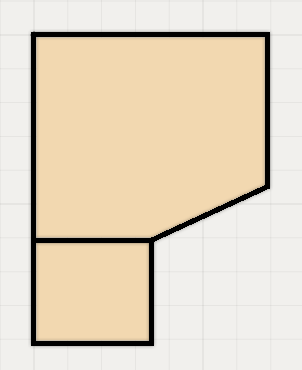
#> input picture 3Dimension/images/bp1.png, 302 x 370 px
$ python opencv.py
#> lines starting #> are read from the running program, lines starting #| are printed output that depends on the picture; after the words box and inside, x2 and y2 are one past the last pixel; in counts of white or black regions, pixels touching at a corner belong together
import cv2
import numpy as np

# Load the blueprint image in grayscale
# or cv2.IMREAD_GRAYSCALE
img = cv2.imread('images/bp1.png', cv2.IMREAD_GRAYSCALE)
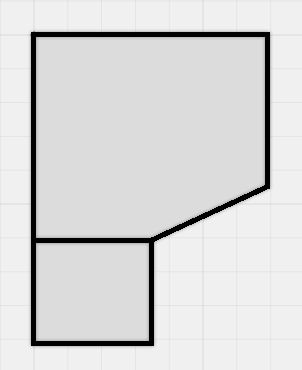
#> img: shape (370, 302); min 0, max 240, mean 216.3

if img is None:
    print("Error: Could not load blueprint.jpg")
    exit()

# 1. Canny Edge Detection
edges = cv2.Canny(img, 50, 150)  # Adjust thresholds for your image
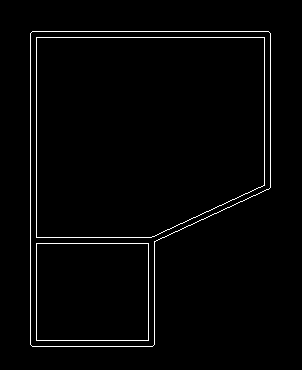
#> edges: shape (370, 302); 2% white in thin lines or dots, all inside (x1, y1, x2, y2) = (30, 31, 271, 347)

cv2.imshow('Canny Edges', edges)
cv2.waitKey(0)

# 2. Hough Line Transform
lines = cv2.HoughLines(edges, 1, np.pi / 180, 200)  # Adjust parameters
#> lines = [[30, 0], [36, 0], [31, 1.57], [37, 1.57]]

if lines is not None:
    for line in lines:
        rho, theta = line[0]
        a = np.cos(theta)
        b = np.sin(theta)
        x0 = a * rho
        y0 = b * rho
        x1 = int(x0 + 1000 * (-b))
        y1 = int(y0 + 1000 * (a))
        x2 = int(x0 - 1000 * (-b))
        y2 = int(y0 - 1000 * (a))
        cv2.line(img, (x1, y1), (x2, y2), (0, 0, 255), 2)  # Red lines
#> this loop made 4 passes
#> (rho, theta, a, b, x0, y0, x1, y1) on passes 1 to 4: (30, 0, 1, 0, 30, 0, 30, 1000), (36, 0, 1, 0, 36, 0, 36, 1000), (31, 1.57, -4.37e-08, 1, -1.36e-06, 31, -1000, 30), (37, 1.57, -4.37e-08, 1, -1.62e-06, 37, -1000, 36)
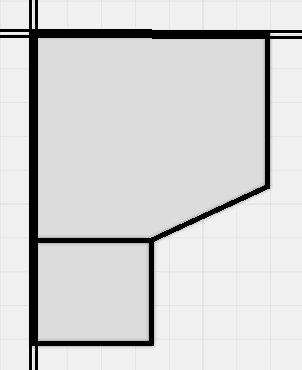
#> img: shape (370, 302); 2.56% of pixels changed, all inside (x1, y1, x2, y2) = (0, 0, 302, 370)

    cv2.imshow('Hough Lines', img)
    cv2.waitKey(0)
else:
    print("No lines detected using Hough Transform")

cv2.destroyAllWindows()

$ run again, with 3Dimension/images/bp2.png copied over 3Dimension/images/bp1.png
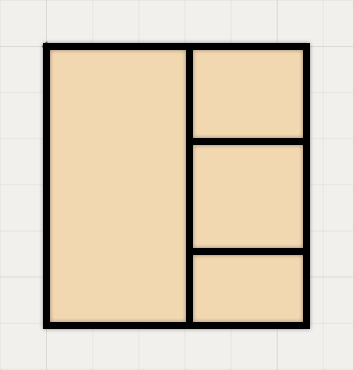
#> input picture 3Dimension/images/bp2.png, 353 x 370 px
#> `edges = cv2.Canny(img, 50, 150)`:
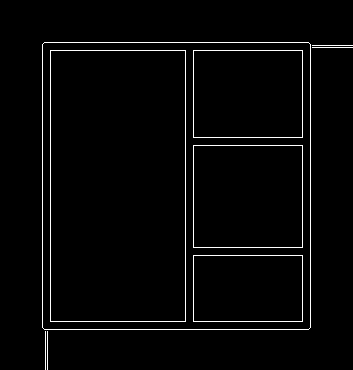
#> edges: shape (370, 353); 2.5% white in thin lines or dots, all inside (x1, y1, x2, y2) = (42, 42, 353, 370)
#> lines = [[42, 0], [310, 0], [50, 0], [185, 0], [42, 1.57], [329, 1.57], [193, 0], [302, 0], [50, 1.57], [321, 1.57]]
#> the loop `for line in lines:` made 10 passes
#> (rho, theta, a, b, x0, y0, x1, y1) on passes 1 to 8: (42, 0, 1, 0, 42, 0, 42, 1000), (310, 0, 1, 0, 310, 0, 310, 1000), (50, 0, 1, 0, 50, 0, 50, 1000), (185, 0, 1, 0, 185, 0, 185, 1000), (42, 1.57, -4.37e-08, 1, -1.84e-06, 42, -1000, 41), (329, 1.57, -4.37e-08, 1, -1.44e-05, 329, -1000, 328), (193, 0, 1, 0, 193, 0, 193, 1000), (302, 0, 1, 0, 302, 0, 302, 1000)
#> after the loop `for line in lines:`:
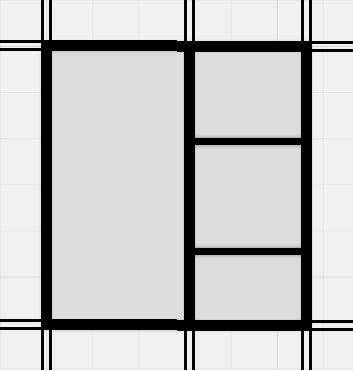
#> img: shape (370, 353); min 0, max 240, mean 195.3
